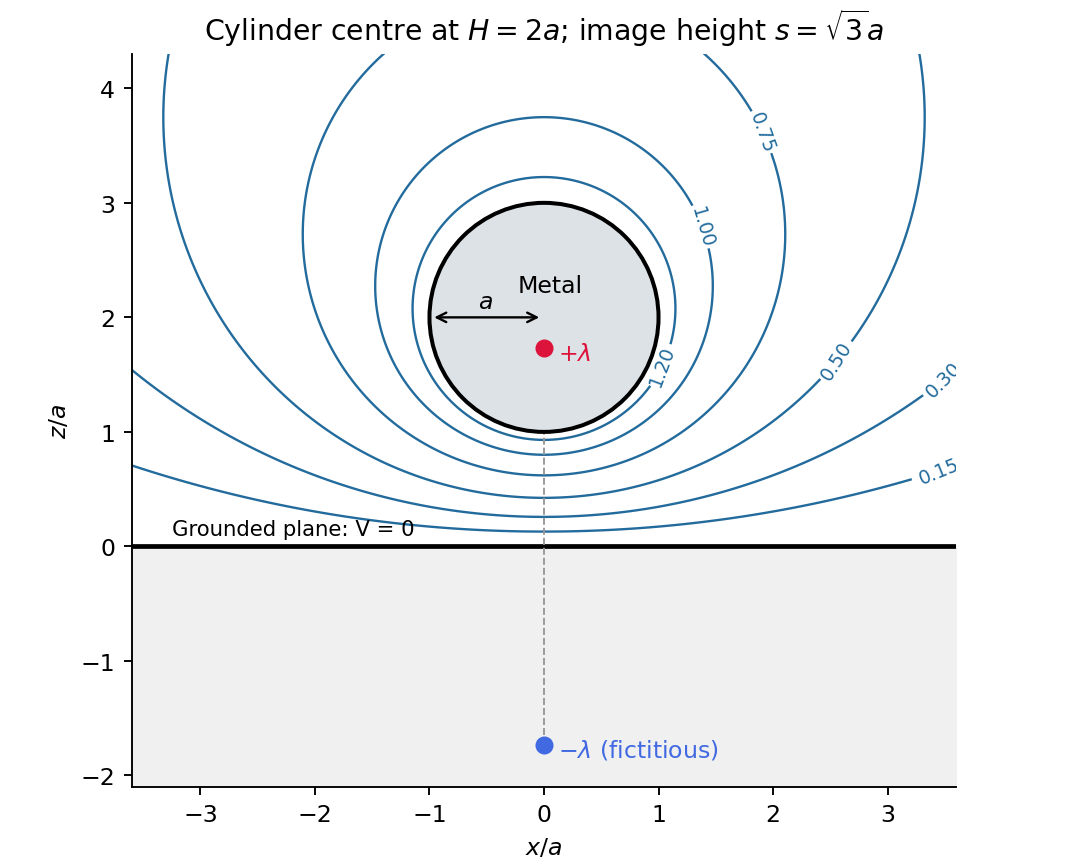

Python code for this plot:
"""Original cylinder/plane image-charge construction; write PNG to cwd."""
import numpy as np
import matplotlib.pyplot as plt
from matplotlib.patches import Circle
plt.rcParams.update({'font.size':10})
a,H=1.,2.;s=np.sqrt(H*H-a*a)
x,z=np.meshgrid(np.linspace(-3.6,3.6,401),np.linspace(.015,4.4,301))
rp=np.hypot(x,z-s);rm=np.hypot(x,z+s)
V=np.log(rm/rp);V=np.ma.masked_where(x*x+(z-H)**2<=a*a,V)
fig,ax=plt.subplots(figsize=(6.4,5.1),layout='constrained')
cs=ax.contour(x,z,V,levels=[.15,.3,.5,.75,1.,1.2],colors='#226b9c',linewidths=1)
ax.clabel(cs,fmt='%.2f',fontsize=8)
ax.add_patch(Circle((0,H),a,facecolor='#dde2e6',edgecolor='black',lw=1.7,zorder=3))
ax.text(.05,H+.22,'Metal',ha='center',zorder=5)
ax.scatter([0],[s],c='crimson',s=44,zorder=6);ax.text(.12,s-.1,r'$+\lambda$',color='crimson',zorder=6)
ax.scatter([0],[-s],c='royalblue',s=44,zorder=6);ax.text(.12,-s-.1,r'$-\lambda$ (fictitious)',color='royalblue')
ax.axhline(0,c='black',lw=2);ax.fill_between([-3.6,3.6],[-2.1,-2.1],[0,0],color='#f0f0f0')
ax.text(-3.25,.1,'Grounded plane: V = 0',fontsize=9)
ax.plot([0,0],[-s,s],ls='--',c='.6',lw=.8)
ax.annotate('',(0,H),(-a,H),arrowprops={'arrowstyle':'<->','color':'black'},zorder=5)
ax.text(-.58,H+.08,r'$a$',zorder=5)
ax.set(xlim=(-3.6,3.6),ylim=(-2.1,4.3),xlabel=r'$x/a$',ylabel=r'$z/a$',title=r'Cylinder centre at $H=2a$; image height $s=\sqrt{3}a$')
ax.set_aspect('equal');ax.spines[['top','right']].set_visible(False)
fig.savefig('paper-1-cylinder-images.png',dpi=170,facecolor='white');plt.close(fig)
